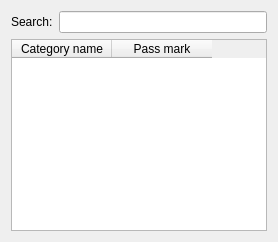
                 <widget class="QWidget" name="passMarkDetailsTab">
                  <attribute name="title">
                   <string>Pass mark</string>
                  </attribute>
                  <layout class="QVBoxLayout">
                   <item>
                    <layout class="QHBoxLayout">
                     <item>
                      <widget class="QLabel" name="label_search_details">
                       <property name="text">
                        <string>Search:</string>
                       </property>
                      </widget>
                     </item>
                     <item>
                      <widget class="ExtendedLineEdit" name="SVSearchDetailsLineEdit">
                       <property name="statusTip">
                        <string>Type a keyword to filter the list below</string>
                       </property>
                      </widget>
                     </item>
                    </layout>
                   </item>
                   <item>
                    <widget class="MTTableWidget" name="SVPassMarkTableWidget">
                     <property name="statusTip">
                      <string>Pass mark details</string>
                     </property>
                     <property name="showGrid">
                      <bool>false</bool>
                     </property>
                     <column>
                      <property name="text">
                       <string>Category name</string>
                      </property>
                     </column>
                     <column>
                      <property name="text">
                       <string>Pass mark</string>
                      </property>
                     </column>
                    </widget>
                   </item>
                  </layout>
                 </widget>
